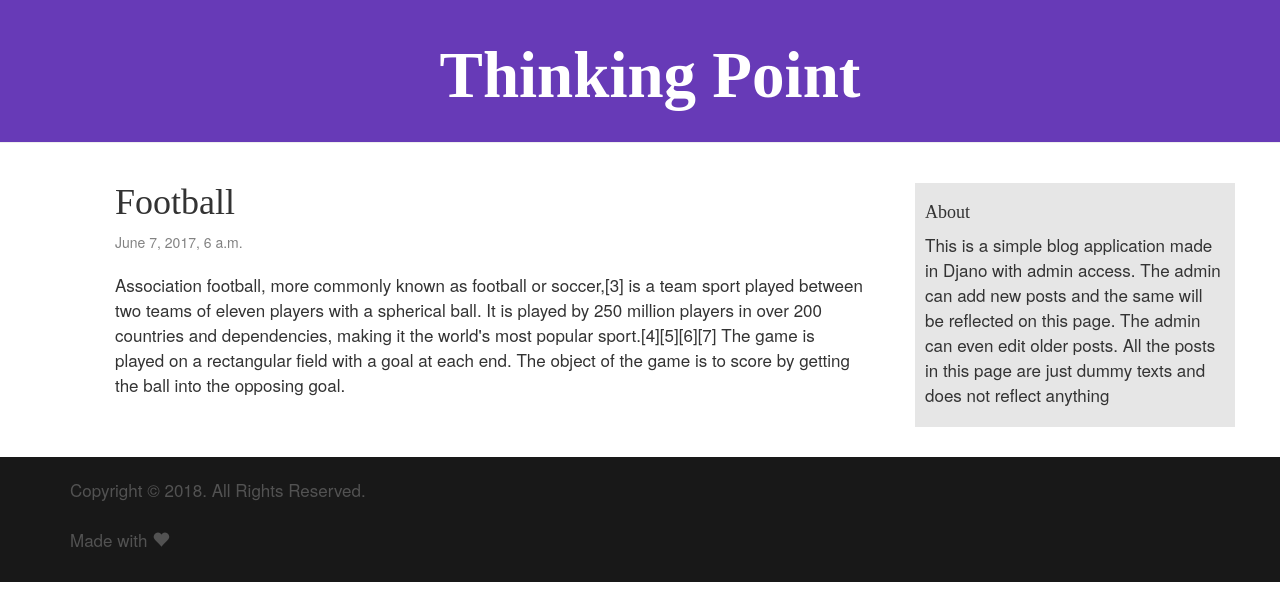
The page /post/7/ on the database as committed earlier.
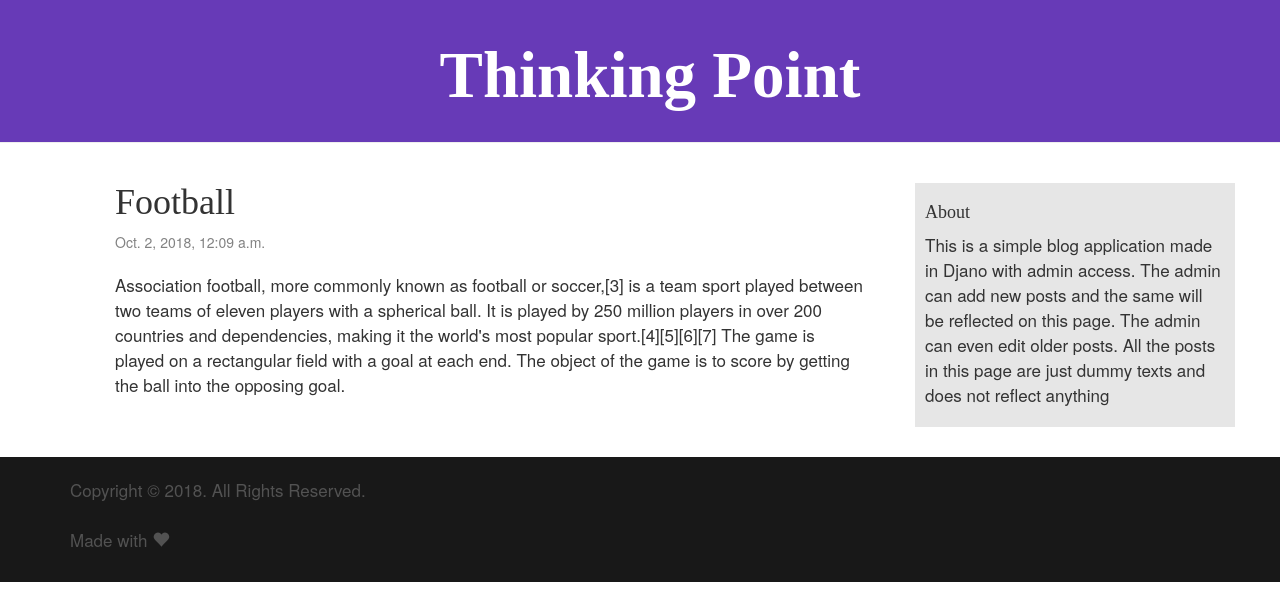
The same page on the database as committed later.
### blog/models.py (models this page shows, shortened)
class Post(models.Model):
	author = models.ForeignKey('auth.User',on_delete=models.PROTECT)
	title = models.CharField(max_length=200)
	text = models.TextField()
	created_date = models.DateTimeField(
		default=timezone.now)
	published_date = models.DateTimeField(
		blank=True, null=True)

### blog/views.py (the view)
# urls.py: url(r'^post/(?P<pk>\d+)/$', views.post_detail, name='post_detail' ),
def post_detail(request, pk):
	post = get_object_or_404(Post, pk=pk)
	return render(request, 'blog/post_detail.html',{'post':post})

### blog/templates/blog/post_detail.html (shortened to what this page needs)
{% extends 'blog/base.html' %}
{% block content %}
    <div class="post">
        <h1>{{ post.title }}</h1>
        {% if post.published_date %}
            <div class="date">
                {{ post.published_date }}
            </div>
        {% endif %}
        <p>{{ post.text|linebreaksbr }}</p>
    </div>
{% endblock %}

Rows that differ between the two databases and show on the page:
changed Post "Football": published_date "June 7, 2017, 6 a.m." → "Oct. 2, 2018, 12:09 a.m."
